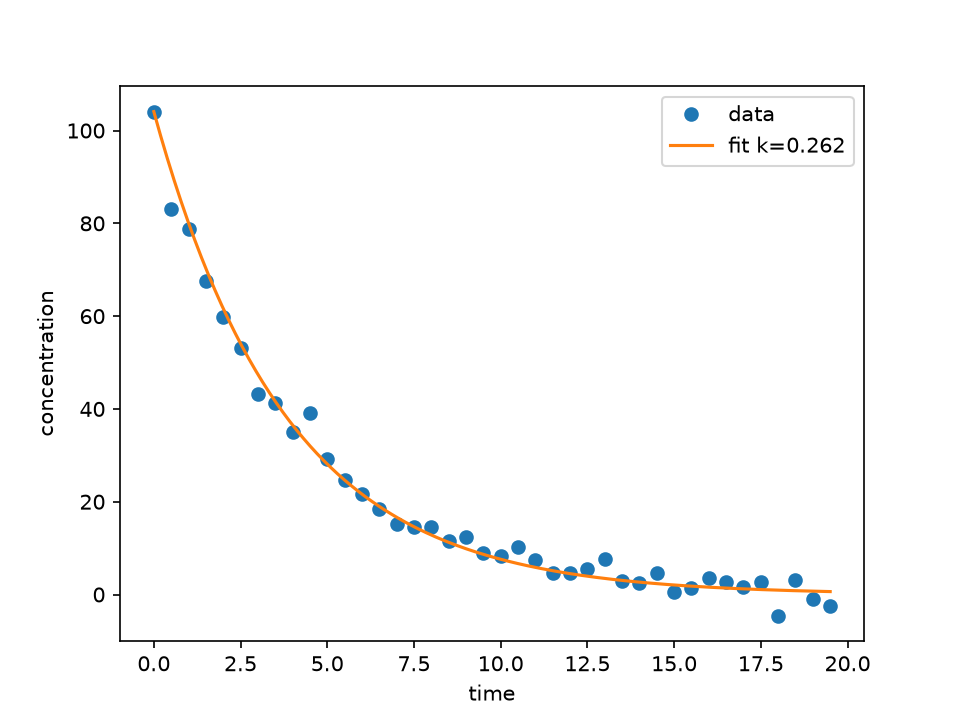

Write the Python code that produced this figure.
"""
PW2 Lab B Part 4 -- chemical equilibrium via the equilibrium constant K.

Reaction  H2 + I2 <=> 2 HI, starting from 1 mol H2 and 1 mol I2.
As the reaction proceeds by an extent x:  H2 = 1-x,  I2 = 1-x,  HI = 2x.
At equilibrium the composition satisfies the equilibrium constant
        K = [HI]^2 / ([H2][I2]) = (2x)^2 / ((1-x)(1-x)).
Given K, find the extent x. Solve it TWO ways and compare.
Run:  python equilibrium.py
"""
import numpy as np
import matplotlib.pyplot as plt
from scipy.optimize import newton, minimize

K = 15.6
a = b = 1.0

# TODO 1: write k_imbalance(x) = (2x)^2/((a-x)(b-x)) - K.
#         It equals zero exactly at equilibrium.

# TODO 2 (method 1): use scipy.optimize.newton to find the root of k_imbalance
#         (start x0=0.5). This is root-finding.

# TODO 3 (method 2): use scipy.optimize.minimize to minimise k_imbalance(x)**2
#         (method "SLSQP", bounds [(0, 0.999)], x0=[0.5]). Print both answers
#         and confirm they agree.

# TODO 4: report the equilibrium amounts (H2, I2, HI), and plot how the three
#         amounts change with the extent x, marking the equilibrium. Save
#         equilibrium.png.

import numpy as np
import matplotlib.pyplot as plt
from scipy.optimize import minimize

t, C = np.loadtxt("kinetics.csv", delimiter=",", skiprows=1, unpack=True)
C0 = C[0]

def total_error(k):
    k = np.ravel(k)[0]
    return np.sum((C - C0*np.exp(-k*t))**2)

res = minimize(total_error, x0=[0.5], method="SLSQP", bounds=[(0, 5)])
k_fit = res.x[0]
print("k =", k_fit)

tt = np.linspace(t.min(), t.max(), 200)
plt.plot(t, C, "o", label="data")
plt.plot(tt, C0*np.exp(-k_fit*tt), label=f"fit k={k_fit:.3f}")
plt.xlabel("time")
plt.ylabel("concentration")
plt.legend()
plt.savefig("kinetics.png", dpi=150)
